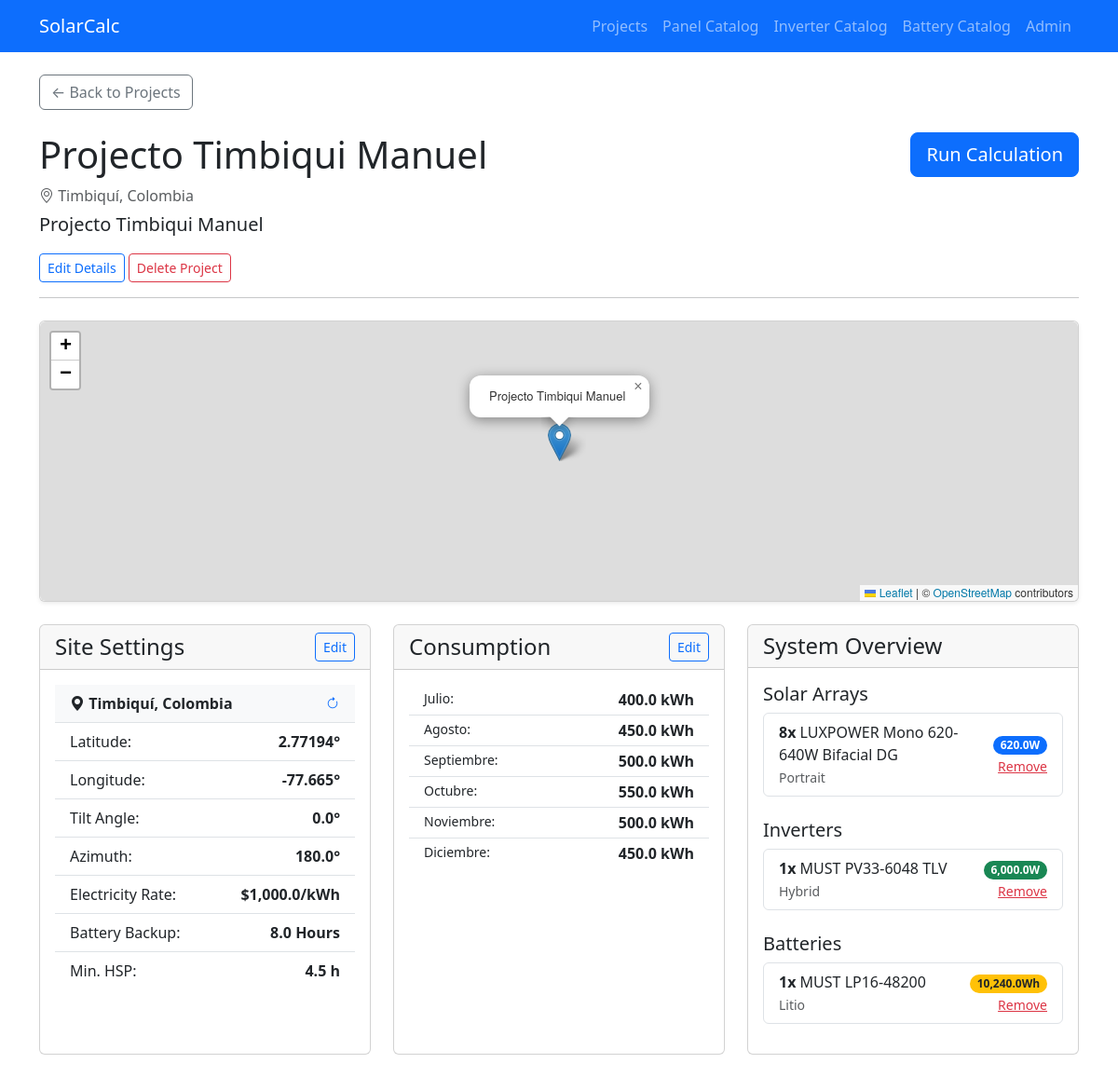
The page /2/ on the database as committed earlier.
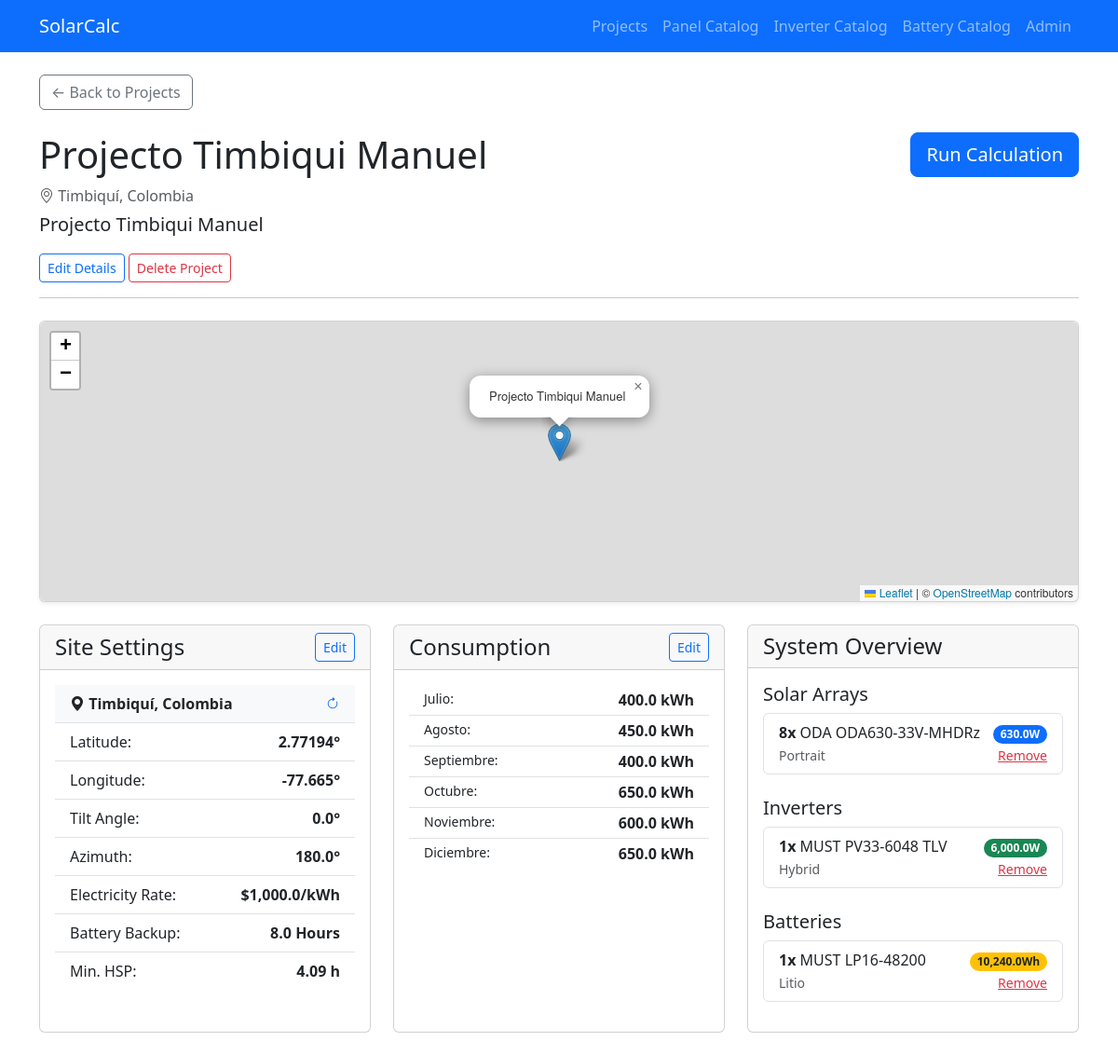
The same page on the database as committed later.
### design/models.py (models this page shows, shortened)
class Project(models.Model):
    name = models.CharField(max_length=200)
    description = models.TextField(blank=True)
    created_at = models.DateTimeField(auto_now_add=True)
    updated_at = models.DateTimeField(auto_now=True)

class ProjectSettings(models.Model):
    project = models.OneToOneField(Project, on_delete=models.CASCADE, related_name='settings')
    latitude = models.FloatField()
    longitude = models.FloatField()
    location_name = models.CharField(max_length=255, blank=True, help_text="Automatically determined from coordinates")
    tilt_angle = models.FloatField(default=0.0, help_text="Panel tilt angle in degrees")
    azimuth_angle = models.FloatField(default=180.0, help_text="Panel azimuth angle (180=South)")
    electricity_rate = models.FloatField(default=0.15, help_text="Cost per kWh")
    autonomy_hours = models.FloatField(default=8.0, help_text="Desired battery backup hours (e.g. 8.0)")
    hsp_min = models.FloatField(default=4.5, help_text="Minimum Peak Sun Hours (HSP) for sizing")

class MonthlyConsumption(models.Model):
    project = models.ForeignKey(Project, on_delete=models.CASCADE, related_name='consumptions')
    month_index = models.PositiveIntegerField(help_text="1 for most recent, 6 for oldest")
    month_name = models.CharField(max_length=20, help_text="e.g., January")
    kwh_value = models.FloatField(default=0.0)
    class Meta:
        ordering = ['month_index']

class ProjectComponent(models.Model):
    project = models.ForeignKey(Project, on_delete=models.CASCADE)
    quantity = models.PositiveIntegerField(default=0)
    class Meta:
        abstract = True

class ProjectPanelArray(ProjectComponent):
    panel = models.ForeignKey(Panel, on_delete=models.PROTECT)
    orientation = models.CharField(max_length=20, default='Portrait', choices=[('Portrait', 'Portrait'), ('Landscape', 'Landscape')])

class Panel(models.Model):
    manufacturer = models.CharField(max_length=100)
    model_name = models.CharField(max_length=100)
    image = models.ImageField(upload_to='panels/', null=True, blank=True)
    pmax = models.FloatField(help_text="Maximum Power (Pmax) in Watts", default=0.0)
    voc = models.FloatField(help_text="Open Circuit Voltage (Voc) in Volts", default=0.0)
    isc = models.FloatField(help_text="Short Circuit Current (Isc) in Amps", default=0.0)
    vmpp = models.FloatField(help_text="Voltage at Maximum Power (Vmpp) in Volts", default=0.0)
    impp = models.FloatField(help_text="Current at Maximum Power (Impp) in Amps", default=0.0)
    efficiency = models.FloatField(help_text="Module Efficiency (%)", default=0.0)
    temp_coeff_voc = models.FloatField(help_text="Temp. Coeff of Voc (%/°C)", default=-0.3, null=True, blank=True)
    temp_coeff_pmax = models.FloatField(help_text="Temp. Coeff of Pmax (%/°C)", default=-0.4, null=True, blank=True)
    length_mm = models.FloatField(help_text="Length in mm", default=0.0)
    width_mm = models.FloatField(help_text="Width in mm", default=0.0)
    thickness_mm = models.FloatField(help_text="Thickness/Depth in mm", null=True, blank=True)
    weight_kg = models.FloatField(help_text="Weight in kg", null=True, blank=True)
    created_at = models.DateTimeField(auto_now_add=True)

class ProjectInverterBlock(ProjectComponent):
    inverter = models.ForeignKey(Inverter, on_delete=models.PROTECT)

class Inverter(models.Model):
    INVERTER_TYPES = [
        ('Hybrid', 'Hybrid'),
        ('Offgrid', 'Offgrid'),
    ]
    manufacturer = models.CharField(max_length=100)
    model_name = models.CharField(max_length=100)
    inverter_type = models.CharField(max_length=20, choices=INVERTER_TYPES, default='Offgrid')
    image = models.ImageField(upload_to='inverters/', null=True, blank=True)
    rated_power_watts = models.FloatField(help_text="Rated power in Watts", default=0.0)
    surge_rating_watts = models.FloatField(help_text="Surge rating in Watts", default=0.0)
    motor_start_hp = models.FloatField(help_text="Capable of starting electric motor (HP)", default=0.0)
    battery_voltage_nominal = models.CharField(
        max_length=20,
        choices=[('24VDC', '24VDC'), ('48VDC', '48VDC'), ('24VDC/48VDC', '24VDC/48VDC')],
        default='48VDC'
    )
    ac_nominal_voltage = models.FloatField(help_text="Nominal input voltage (V)", default=230.0)
    ac_max_voltage = models.FloatField(help_text="Max input voltage (V)", default=280.0)
    ac_input_frequency = models.FloatField(help_text="Input frequency (Hz)", default=50.0)
    ac_efficiency = models.FloatField(help_text="AC Efficiency (%)", default=0.0)
    pv_max_power_watts = models.FloatField(help_text="Maximum PV array power (W)", default=0.0)
    pv_max_input_current = models.FloatField(help_text="Maximum PV input current (A)", default=0.0)
    pv_max_charge_current = models.FloatField(help_text="Maximum PV Charge current (A)", default=0.0)
    pv_dc_voltage_nominal = models.FloatField(help_text="DC voltage / MPPT Range (V)", default=0.0)
    pv_max_input_voltage = models.FloatField(help_text="Maximum solar input voltage (V)", default=0.0)
    pv_max_efficiency = models.FloatField(help_text="Maximum efficiency (%)", default=0.0)
    max_charge_current_total = models.FloatField(help_text="Max charge current (A)", default=0.0)
    width_mm = models.FloatField(default=0.0)
    height_mm = models.FloatField(default=0.0)
    depth_mm = models.FloatField(default=0.0)
    created_at = models.DateTimeField(auto_now_add=True)

class ProjectBatteryBank(ProjectComponent):
    battery = models.ForeignKey(Battery, on_delete=models.PROTECT)

class Battery(models.Model):
    manufacturer = models.CharField(max_length=100)
    model_name = models.CharField(max_length=100)
    image = models.ImageField(upload_to='batteries/', null=True, blank=True)
    nominal_voltage = models.FloatField(help_text="Nominal voltage (V)", default=0.0)
    nominal_capacity_ah = models.FloatField(help_text="Nominal capacity (Ah)", default=0.0)
    nominal_energy_wh = models.FloatField(help_text="Nominal energy (Wh)", default=0.0)
    life_cycles = models.PositiveIntegerField(help_text="Life Cycles (e.g. 6000)", default=0)
    rec_charge_voltage = models.FloatField(help_text="Recommended charge voltage (V)", default=0.0)
    rec_charge_current = models.FloatField(help_text="Recommended charge current (A)", default=0.0)
    end_of_discharge_voltage = models.FloatField(help_text="End of discharge voltage (V)", default=0.0)
    width_mm = models.FloatField(default=0.0)
    height_mm = models.FloatField(default=0.0)
    depth_mm = models.FloatField(default=0.0)
    weight_kg = models.FloatField(default=0.0)
    warranty_years = models.PositiveIntegerField(help_text="Warranty in years", default=0)
    chemistry = models.CharField(max_length=50, blank=True)
    created_at = models.DateTimeField(auto_now_add=True)

### design/views.py (the view)
# urls.py: path('<int:pk>/', views.ProjectDetailView.as_view(), name='project_detail'),
class ProjectDetailView(DetailView):
    model = Project
    template_name = 'design/project_detail.html'
    def get_context_data(self, **kwargs):
        context = super().get_context_data(**kwargs)
        project = self.object
        if not project.settings.location_name and (project.settings.latitude != 0 or project.settings.longitude != 0):
            from .services import get_location_name
            project.settings.location_name = get_location_name(project.settings.latitude, project.settings.longitude)
            project.settings.save()
        context['panel_arrays'] = project.projectpanelarray_set.all()
        context['inverter_blocks'] = project.projectinverterblock_set.all()
        context['battery_banks'] = project.projectbatterybank_set.all()
        return context

### design/templates/design/project_detail.html (shortened to what this page needs)
{% extends 'design/base.html' %}
{% block content %}
<link rel="stylesheet" href="https://unpkg.com/leaflet@1.9.4/dist/leaflet.css" />
<div class="mb-4">
    <a href="{% url 'project_list' %}" class="btn btn-outline-secondary">&larr; Back to Projects</a>
</div>
<div class="row">
    <div class="col-md-8">
        <h1>{{ project.name }}</h1>
        {% if project.settings.location_name %}
        <p class="text-muted mb-1"><i class="bi bi-geo-alt"></i> {{ project.settings.location_name }}</p>
        {% endif %}
        <p class="lead">{{ project.description }}</p>
        <div class="mt-2">
            <a href="{% url 'project_edit' project.pk %}" class="btn btn-outline-primary btn-sm">Edit Details</a>
            <a href="{% url 'project_delete' project.pk %}" class="btn btn-outline-danger btn-sm">Delete Project</a>
        </div>
    </div>
    <div class="col-md-4 text-end">
        <a href="{% url 'project_calculate' project.pk %}" class="btn btn-primary btn-lg">Run Calculation</a>
    </div>
</div>
<hr>
<div class="row mt-4">
    <div class="col-md-12 mb-4">
        <div class="card shadow-sm">
            <div class="card-body p-0">
                <div id="projectMap" style="height: 300px; border-radius: 0.375rem;"></div>
            </div>
        </div>
    </div>
    <div class="col-md-4 mb-4">
        <div class="card h-100">
            <div class="card-header d-flex justify-content-between align-items-center">
                <h4 class="mb-0">Site Settings</h4>
                <a href="{% url 'project_settings' project.pk %}" class="btn btn-sm btn-outline-primary">Edit</a>
            </div>
            <div class="card-body">
                <ul class="list-group list-group-flush">
                    {% if project.settings.location_name %}
                    <li class="list-group-item bg-light d-flex justify-content-between align-items-center">
                        <span><i class="bi bi-geo-alt-fill"></i> <strong>{{ project.settings.location_name }}</strong></span>
                        <a href="." class="btn btn-sm btn-link p-0 text-decoration-none" title="Refresh Location"><i class="bi bi-arrow-clockwise"></i></a>
                    </li>
                    {% endif %}
                    <li class="list-group-item d-flex justify-content-between">
                        <span>Latitude:</span> <strong>{{ project.settings.latitude }}&deg;</strong>
                    </li>
                    <li class="list-group-item d-flex justify-content-between">
                        <span>Longitude:</span> <strong>{{ project.settings.longitude }}&deg;</strong>
                    </li>
                    <li class="list-group-item d-flex justify-content-between">
                        <span>Tilt Angle:</span> <strong>{{ project.settings.tilt_angle }}&deg;</strong>
                    </li>
                    <li class="list-group-item d-flex justify-content-between">
                        <span>Azimuth:</span> <strong>{{ project.settings.azimuth_angle }}&deg;</strong>
                    </li>
                    <li class="list-group-item d-flex justify-content-between">
                        <span>Electricity Rate:</span> <strong>${{ project.settings.electricity_rate }}/kWh</strong>
                    </li>
                    <li class="list-group-item d-flex justify-content-between">
                        <span>Battery Backup:</span> <strong>{{ project.settings.autonomy_hours }} Hours</strong>
                    </li>
                    <li class="list-group-item d-flex justify-content-between">
                        <span>Min. HSP:</span> <strong>{{ project.settings.hsp_min }} h</strong>
                    </li>
                </ul>
            </div>
        </div>
    </div>
    <div class="col-md-4 mb-4">
        <div class="card h-100">
            <div class="card-header d-flex justify-content-between align-items-center">
                <h4 class="mb-0">Consumption</h4>
                <a href="{% url 'project_consumption' project.pk %}" class="btn btn-sm btn-outline-primary">Edit</a>
            </div>
            <div class="card-body">
                {% if project.consumptions.all %}
                    <ul class="list-group list-group-flush">
                        {% for c in project.consumptions.all %}
                        <li class="list-group-item d-flex justify-content-between py-1">
                            <small>{{ c.month_name }}:</small> <strong>{{ c.kwh_value }} kWh</strong>
                        </li>
                        {% endfor %}
                    </ul>
                {% else %}
                    <p class="text-muted">No data available.</p>
                {% endif %}
            </div>
        </div>
    </div>
    <div class="col-md-4 mb-4">
        <div class="card h-100">
            <div class="card-header">
                <h4 class="mb-0">System Overview</h4>
            </div>
            <div class="card-body">
                <h5 class="card-title">Solar Arrays</h5>
                {% if panel_arrays %}
                    <ul class="list-group mb-3">
                        {% for array in panel_arrays %}
                        <li class="list-group-item d-flex justify-content-between align-items-center">
                            <div>
                                <strong>{% if array.quantity > 0 %}{{ array.quantity }}x{% else %}Qty: TBD{% endif %}</strong> {{ array.panel.manufacturer }} {{ array.panel.model_name }}
                                <br>
                                <small class="text-muted">{{ array.orientation }}</small>
                            </div>
                            <div class="text-end">
                                <span class="badge bg-primary rounded-pill">{{ array.panel.pmax }}W</span>
                                <br>
                                <a href="{% url 'project_panel_delete' array.pk %}" class="text-danger small ms-2">Remove</a>
                            </div>
                        </li>
                        {% endfor %}
                    </ul>
                {% else %}
                    <p class="text-muted"><em>No panels added yet.</em></p>
                {% endif %}
                <h5 class="card-title mt-4">Inverters</h5>
                {% if inverter_blocks %}
                    <ul class="list-group mb-3">
                        {% for block in inverter_blocks %}
                        <li class="list-group-item d-flex justify-content-between align-items-center">
                            <div>
                                <strong>{% if block.quantity > 0 %}{{ block.quantity }}x{% else %}Qty: TBD{% endif %}</strong> {{ block.inverter.manufacturer }} {{ block.inverter.model_name }}
                                <br>
                                <small class="text-muted">{{ block.inverter.inverter_type }}</small>
                            </div>
                            <div class="text-end">
                                <span class="badge bg-success rounded-pill">{{ block.inverter.rated_power_watts }}W</span>
                                <br>
                                <a href="{% url 'project_inverter_delete' block.pk %}" class="text-danger small ms-2">Remove</a>
                            </div>
                        </li>
                        {% endfor %}
                    </ul>
                {% else %}
                    <p class="text-muted"><em>No inverters added yet.</em></p>
                {% endif %}
                <h5 class="card-title mt-4">Batteries</h5>
                {% if battery_banks %}
                    <ul class="list-group mb-3">
                        {% for bank in battery_banks %}
                        <li class="list-group-item d-flex justify-content-between align-items-center">
                            <div>
                                <strong>{% if bank.quantity > 0 %}{{ bank.quantity }}x{% else %}Qty: TBD{% endif %}</strong> {{ bank.battery.manufacturer }} {{ bank.battery.model_name }}
                                <br>
                                <small class="text-muted">{{ bank.battery.chemistry }}</small>
                            </div>
                            <div class="text-end">
                                <span class="badge bg-warning text-dark rounded-pill">{{ bank.battery.nominal_energy_wh }}Wh</span>
                                <br>
                                <a href="{% url 'project_battery_delete' bank.pk %}" class="text-danger small ms-2">Remove</a>
                            </div>
                        </li>
                        {% endfor %}
                    </ul>
                {% else %}
                    <p class="text-muted"><em>No batteries added yet.</em></p>
                {% endif %}
            </div>
        </div>
    </div>
</div>
{% endblock %}

Rows that differ between the two databases and show on the page:
removed ProjectPanelArray: quantity "8", panel.manufacturer "LUXPOWER", panel.model_name "Mono 620-640W Bifacial DG", orientation "Portrait", panel.pmax "620.0"
changed through a linked row, Project "Projecto Timbiqui Manuel": settings.hsp_min "4.5" → "4.09"
changed MonthlyConsumption "Septiembre": kwh_value "500.0" → "400.0"
changed MonthlyConsumption "Octubre": kwh_value "550.0" → "650.0"
changed MonthlyConsumption "Noviembre": kwh_value "500.0" → "600.0"
changed MonthlyConsumption "Diciembre": kwh_value "450.0" → "650.0"
added ProjectPanelArray: quantity "8", panel.manufacturer "ODA", panel.model_name "ODA630-33V-MHDRz", orientation "Portrait", panel.pmax "630.0"
